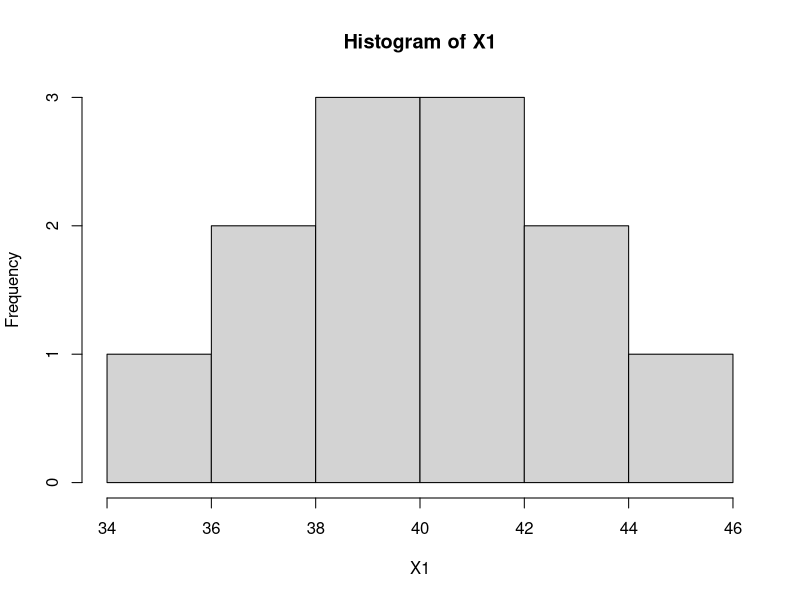
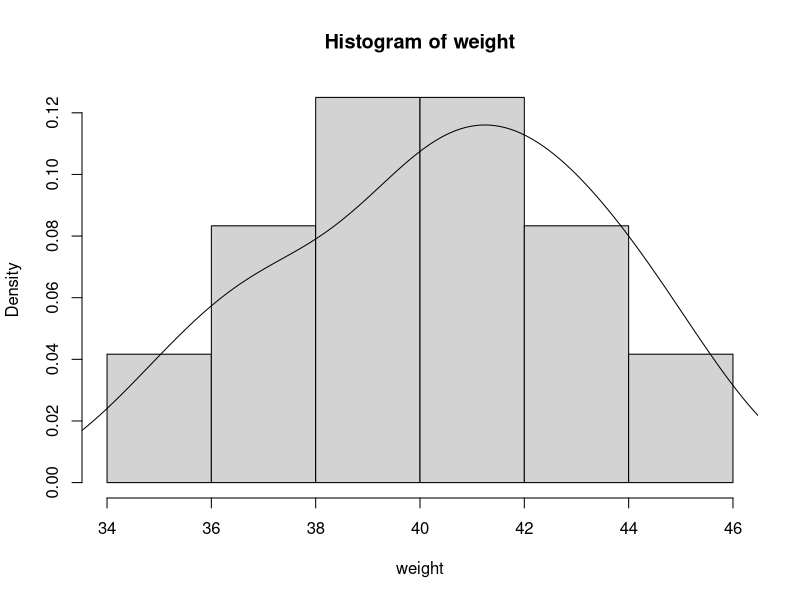

These figures' R source, in order:
# Example 2.1 in Page 66

# 输入体重数据
X1<-c(35, 40, 40, 42, 37, 45, 43, 37, 44, 42, 41, 39)

# 计算体重的均值和标准差
mu1<-mean(X1); sigma1<-sd(X1)

# 输入胸围数据
X2<-c(60, 74, 64, 71, 72, 68, 78, 66, 70, 65, 73, 75)

# 计算胸围的均值和标准差
mu2<-mean(X2); sigma2<-sd(X2);

hist(X1) # 绘制体重的直方图

hist(X1, probability = TRUE,
    main = paste("Histogram of" , "weight"),
    xlab = "weight")

lines(density(X1))

student.list<-list(weight=X1, height=X2); student.list

student.df<-data.frame(weight=X1, height=X2); student.df
